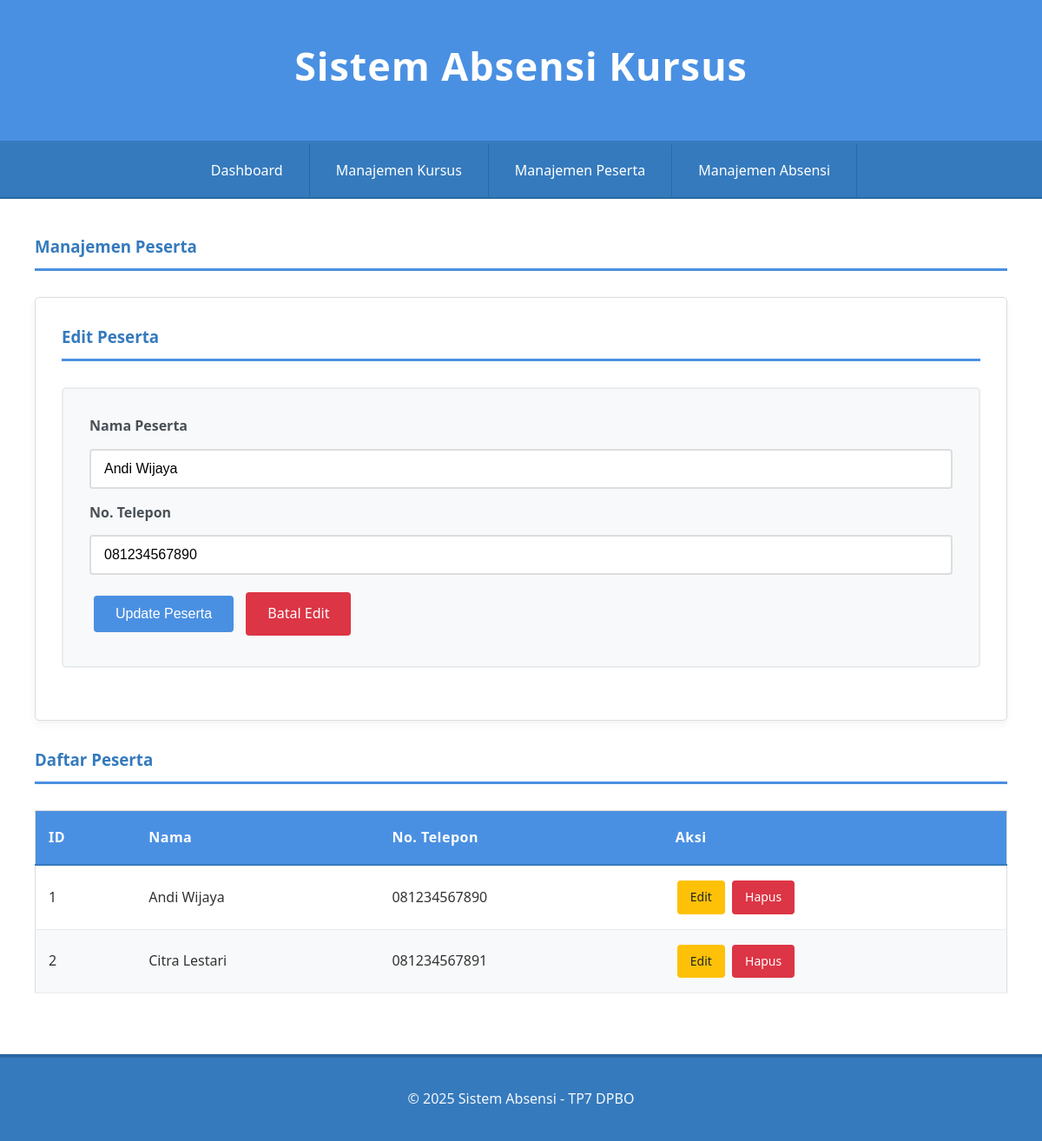
Screenshot of /index.php?page=participants&form=edit&id=1 with the database file from the repository.
### tables this page shows
CREATE TABLE `participants` (
  `id` int(11) NOT NULL,
  `name` varchar(100) NOT NULL,
  `phone` varchar(20) DEFAULT NULL
);

### class/Participant.php (called while the page is built, shortened)
<?php
class Participant {
    private $conn;
    private $table_name = "participants";
    public function __construct($db) {
        $this->conn = $db;
    }
    public function read() {
        $query = "SELECT * FROM " . $this->table_name;
        $stmt = $this->conn->prepare($query);
        $stmt->execute();
        return $stmt;
    }
    public function readOne($id) {
        $query = "SELECT * FROM " . $this->table_name . " WHERE id = ?";
        $stmt = $this->conn->prepare($query);
        $stmt->execute([$id]);
        return $stmt->fetch();
    }
}
?>

### view/participants.php (the view, shortened to what this page needs)
<?php
$edit_data = null;
if (isset($_GET['form']) && $_GET['form'] == 'edit') {
    $edit_data = $participant->readOne($_GET['id']);
}
?>
<h3>Manajemen Peserta</h3>
<div class="card">
    <h3><?php echo $edit_data ? 'Edit' : 'Tambah'; ?> Peserta</h3>
    <form action="index.php" method="POST">
        <label for="name">Nama Peserta</label>
        <input type="text" id="name" name="name" value="<?php echo $edit_data['name'] ?? ''; ?>" required>
        <label for="phone">No. Telepon</label>
        <input type="text" id="phone" name="phone" value="<?php echo $edit_data['phone'] ?? ''; ?>" required>
        <button type="submit"><?php echo $edit_data ? 'Update' : 'Simpan'; ?> Peserta</button>
        <?php if ($edit_data): ?>
            <a href="index.php?page=participants" class="btn btn-danger">Batal Edit</a>
        <?php endif; ?>
    </form>
</div>
<h3>Daftar Peserta</h3>
<table>
    <thead>
        <tr>
            <th>ID</th>
            <th>Nama</th>
            <th>No. Telepon</th>
            <th>Aksi</th>
        </tr>
    </thead>
    <tbody>
        <?php
        $stmt = $participant->read();
        while ($row = $stmt->fetch()):
        ?>
        <tr>
            <td><?php echo $row['id']; ?></td>
            <td><?php echo $row['name']; ?></td>
            <td><?php echo $row['phone']; ?></td>
            <td class="table-actions">
                <a href="index.php?page=participants&form=edit&id=<?php echo $row['id']; ?>" class="btn btn-warning">Edit</a>
                <a href="index.php?action=delete_participant&id=<?php echo $row['id']; ?>" onclick="return confirm('Yakin hapus data ini?')" class="btn btn-danger">Hapus</a>
            </td>
        </tr>
        <?php endwhile; ?>
    </tbody>
</table>

### style.css (style rules this page uses)
* { margin: 0; padding: 0; box-sizing: border-box; }
body { font-family: 'Segoe UI', Tahoma, Geneva, Verdana, sans-serif; background-color: #f5f7fa; color: #333; line-height: 1.6; min-height: 100vh; }
h2, h3 { color: #357abd; margin-bottom: 25px; font-weight: 600; border-bottom: 3px solid #4a90e2; padding-bottom: 10px; }
table { width: 100%; border-collapse: collapse; margin: 30px 0; background-color: white; border: 1px solid #ddd; }
th { background-color: #4a90e2; color: white; padding: 18px 15px; text-align: left; font-weight: 600; font-size: 1em; letter-spacing: 0.5px; border-bottom: 2px solid #357abd; }
td { padding: 15px; border-bottom: 1px solid #e9ecef; transition: background-color 0.2s ease; vertical-align: middle; }
tbody tr:nth-child(even) { background-color: #f8f9fa; }
form { background-color: #f8f9fa; padding: 30px; margin: 30px 0; border: 2px solid #e9ecef; border-radius: 5px; }
input, select, textarea { width: 100%; padding: 12px 15px; margin: 8px 0 15px 0; border: 2px solid #ddd; border-radius: 4px; font-size: 16px; transition: border-color 0.3s ease; background-color: white; }
label { font-weight: 600; color: #495057; margin-bottom: 5px; display: block; }
button, .btn { background-color: #4a90e2; color: white; padding: 12px 25px; border: none; border-radius: 4px; cursor: pointer; font-size: 16px; font-weight: 500; transition: all 0.3s ease; text-decoration: none; display: inline-block; margin: 5px; }
.btn-danger { background-color: #dc3545; }
.btn-warning { background-color: #ffc107; color: #212529; }
.card { background: white; padding: 30px; margin: 30px 0; border: 1px solid #ddd; border-radius: 5px; box-shadow: 0 4px 10px rgba(0,0,0,0.05); }
.card h3 { margin-top: 0; }
.table-actions { white-space: nowrap; }
.table-actions .btn { margin: 2px; padding: 8px 15px; font-size: 14px; }

### rows the page displays
participants: name "Andi Wijaya", phone "081234567890", id "1"
participants: id "2", name "Citra Lestari", phone "081234567891"
